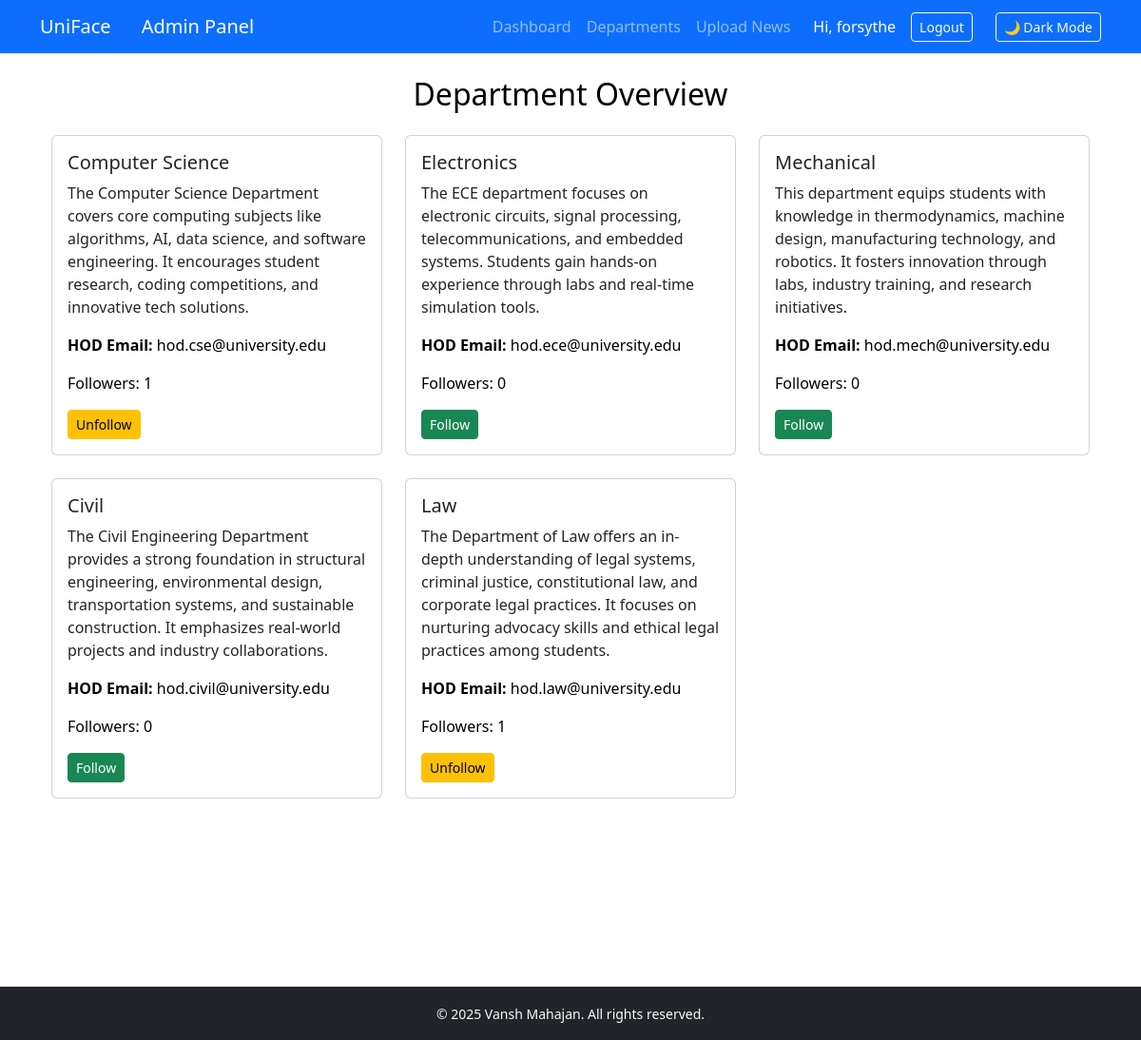
The app's page /departments/ (signed in) with its own data.
### core/models.py (models this page shows, shortened)
class Department(models.Model):
    name = models.CharField(max_length=100, unique=True)
    description = models.TextField(blank=True)
    email = models.EmailField(blank=True, null=True)
    followers = models.ManyToManyField(User,related_name='followed_departments', blank=True)

### core/views.py (the view)
# urls.py: path('departments/', views.department_overview, name='department_overview'),
@login_required
def department_overview(request):
    departments = Department.objects.all()
    return render(request, 'core/department_overview.html', {
        'departments': departments
    })

### core/templates/core/department_overview.html (shortened to what this page needs)
{% extends 'core/base.html' %}
{% load static %}
{% block content %}
<div class="container" style="padding-bottom: 80px;">
    <h2 class="text-center mb-4 department-title">Department Overview</h2>
    <div class="row">
        {% for dept in departments %}
        <div class="col-md-4 mb-4">
            <div class="card department-card h-100">
                <div class="card-body">
                    <h5 class="card-title">{{ dept.name }}</h5>
                    <p class="card-text">{{ dept.description }}</p>
                    <p class="card-text email-text"><strong>HOD Email:</strong> {{ dept.email }}</p>
                    <p class="followers-text">Followers: {{ dept.followers.count }}</p>
                    {% if user.is_authenticated %}
                        {% if user in dept.followers.all %}
                            <form method="post" action="{% url 'unfollow_department' dept.pk %}">
                                <button type="submit" class="btn btn-sm btn-warning">Unfollow</button>
                            </form>
                        {% else %}
                            <form method="post" action="{% url 'follow_department' dept.pk %}">
                                <button type="submit" class="btn btn-sm btn-success">Follow</button>
                            </form>
                        {% endif %}
                    {% else %}
                        <p><a href="{% url 'login' %}" class="btn btn-sm btn-outline-primary">Login to Follow</a></p>
                    {% endif %}
                </div>
            </div>
        </div>
        {% empty %}
        <p class="text-muted">No departments found.</p>
        {% endfor %}
    </div>
</div>
{% endblock %}

### core/templates/core/base.html (shortened to what this page needs)
<!DOCTYPE html>
<html>
<head>
    <link href="https://cdn.jsdelivr.net/npm/bootstrap@5.3.0/dist/css/bootstrap.min.css" rel="stylesheet">
</head>
<body>
<nav class="navbar navbar-expand-lg navbar-dark bg-primary" id="mainNavbar">
    <div class="container">
        <a class="navbar-brand" href="/">UniFace</a>
        {% if user.is_staff %}
        <a class="navbar-brand ms-3" href="{% url 'admin_dashboard' %}">Admin Panel</a>
        {% endif %}
        <div class="collapse navbar-collapse justify-content-end" id="navbarNav">
            {% if user.is_authenticated %}
            <ul class="navbar-nav me-3">
                <li class="nav-item">
                    <a class="nav-link" href="{% url 'dashboard' %}">Dashboard</a>
                </li>
                <li class="nav-item">
                    <a class="nav-link" href="{% url 'department_overview' %}">Departments</a>
                </li>
                <li class="nav-item">
                    <a class="nav-link" href="{% url 'upload_news' %}">Upload News</a>
                </li>
            </ul>
            <div class="d-flex align-items-center">
                <span class="text-white me-3">Hi, {{ user.username }}</span>
                <form method="post" action="{% url 'logout' %}" class="me-2">
                    <button type="submit" class="btn btn-outline-light btn-sm">Logout</button>
                </form>
            </div>
            {% endif %}
            <button id="darkModeToggle" class="btn btn-outline-light btn-sm ms-3">🌙 Dark Mode</button>
        </div>
    </div>
</nav>
<div class="container mt-4 content-container">
    {% block content %}
    {% endblock %}
</div>
<footer class="text-center py-3 bg-dark text-light border-top position-fixed bottom-0 w-100">
    <small>&copy; 2025 Vansh Mahajan. All rights reserved.</small>
</footer>
</body>
</html>

### core/templates/core/base.html (style rules this page uses)
footer { margin-top: 100px; }
.content-container { padding-bottom: 150px; }
.department-title, .email-text, .followers-text { color: #000; }

### records on screen
Department: name "Computer Science", description "The Computer Science Department covers core computing subjects like algorithms, AI, data science, and software engineering. It encourages student research, coding competitions, and innovative tech solutions.", email "hod.cse@university.edu", followers.count "1", shows "Unfollow"
Department: name "Electronics", description "The ECE department focuses on electronic circuits, signal processing, telecommunications, and embedded systems. Students gain hands-on experience through labs and real-time simulation tools.", email "hod.ece@university.edu", followers.count "0", shows "Follow"
Department: name "Mechanical", description "This department equips students with knowledge in thermodynamics, machine design, manufacturing technology, and robotics. It fosters innovation through labs, industry training, and research initiatives.", email "hod.mech@university.edu", followers.count "0", shows "Follow"
Department: name "Civil", description "The Civil Engineering Department provides a strong foundation in structural engineering, environmental design, transportation systems, and sustainable construction. It emphasizes real-world projects and industry collaborations.", email "hod.civil@university.edu", followers.count "0", shows "Follow"
Department: name "Law", description "The Department of Law offers an in-depth understanding of legal systems, criminal justice, constitutional law, and corporate legal practices. It focuses on nurturing advocacy skills and ethical legal practices among students.", email "hod.law@university.edu", followers.count "1", shows "Unfollow"

### other values on screen
{{ user.username }} "forsythe"
